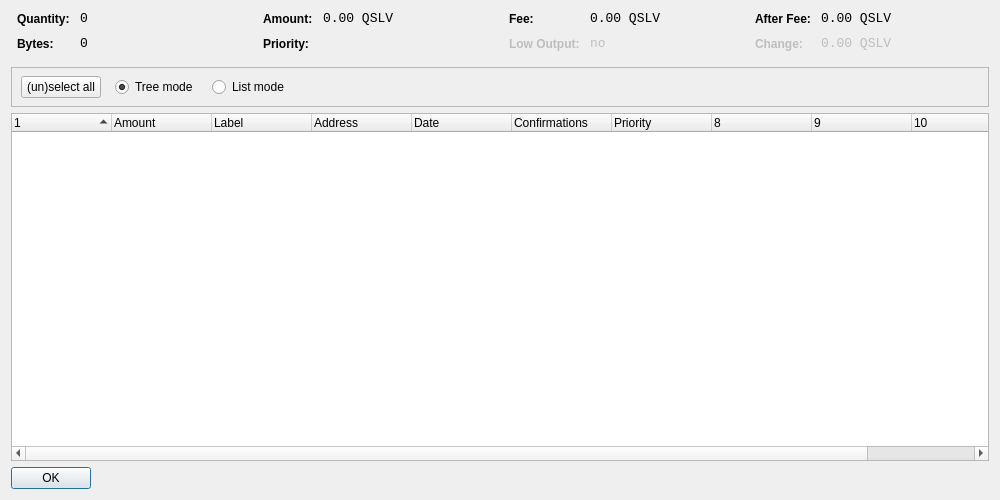
<?xml version="1.0" encoding="UTF-8"?>
<ui version="4.0">
 <class>CoinControlDialog</class>
 <widget class="QDialog" name="CoinControlDialog">
  <property name="geometry">
   <rect>
    <x>0</x>
    <y>0</y>
    <width>1000</width>
    <height>500</height>
   </rect>
  </property>
  <property name="windowTitle">
   <string>Coin Control</string>
  </property>
  <layout class="QVBoxLayout" name="verticalLayout">
   <item>
    <layout class="QHBoxLayout" name="horizontalLayoutTop" stretch="0,0,0,0">
     <property name="topMargin">
      <number>0</number>
     </property>
     <property name="bottomMargin">
      <number>10</number>
     </property>
     <item>
      <layout class="QFormLayout" name="formLayoutCoinControl1">
       <property name="horizontalSpacing">
        <number>10</number>
       </property>
       <property name="verticalSpacing">
        <number>10</number>
       </property>
       <property name="leftMargin">
        <number>6</number>
       </property>
       <property name="rightMargin">
        <number>6</number>
       </property>
       <item row="0" column="0">
        <widget class="QLabel" name="labelCoinControlQuantityText">
         <property name="styleSheet">
          <string notr="true">font-weight:bold;</string>
         </property>
         <property name="text">
          <string>Quantity:</string>
         </property>
        </widget>
       </item>
       <item row="0" column="1">
        <widget class="QLabel" name="labelCoinControlQuantity">
         <property name="font">
          <font>
           <family>Monospace</family>
           <pointsize>10</pointsize>
          </font>
         </property>
         <property name="cursor">
          <cursorShape>IBeamCursor</cursorShape>
         </property>
         <property name="contextMenuPolicy">
          <enum>Qt::ActionsContextMenu</enum>
         </property>
         <property name="text">
          <string notr="true">0</string>
         </property>
         <property name="textInteractionFlags">
          <set>Qt::LinksAccessibleByMouse|Qt::TextSelectableByKeyboard|Qt::TextSelectableByMouse</set>
         </property>
        </widget>
       </item>
       <item row="1" column="0">
        <widget class="QLabel" name="labelCoinControlBytesText">
         <property name="styleSheet">
          <string notr="true">font-weight:bold;</string>
         </property>
         <property name="text">
          <string>Bytes:</string>
         </property>
        </widget>
       </item>
       <item row="1" column="1">
        <widget class="QLabel" name="labelCoinControlBytes">
         <property name="font">
          <font>
           <family>Monospace</family>
           <pointsize>10</pointsize>
          </font>
         </property>
         <property name="cursor">
          <cursorShape>IBeamCursor</cursorShape>
         </property>
         <property name="contextMenuPolicy">
          <enum>Qt::ActionsContextMenu</enum>
         </property>
         <property name="text">
          <string notr="true">0</string>
         </property>
         <property name="textInteractionFlags">
          <set>Qt::LinksAccessibleByMouse|Qt::TextSelectableByKeyboard|Qt::TextSelectableByMouse</set>
         </property>
        </widget>
       </item>
      </layout>
     </item>
     <item>
      <layout class="QFormLayout" name="formLayoutCoinControl2">
       <property name="horizontalSpacing">
        <number>10</number>
       </property>
       <property name="verticalSpacing">
        <number>10</number>
       </property>
       <property name="leftMargin">
        <number>6</number>
       </property>
       <property name="rightMargin">
        <number>6</number>
       </property>
       <item row="0" column="0">
        <widget class="QLabel" name="labelCoinControlAmountText">
         <property name="styleSheet">
          <string notr="true">font-weight:bold;</string>
         </property>
         <property name="text">
          <string>Amount:</string>
         </property>
        </widget>
       </item>
       <item row="0" column="1">
        <widget class="QLabel" name="labelCoinControlAmount">
         <property name="font">
          <font>
           <family>Monospace</family>
           <pointsize>10</pointsize>
          </font>
         </property>
         <property name="cursor">
          <cursorShape>IBeamCursor</cursorShape>
         </property>
         <property name="contextMenuPolicy">
          <enum>Qt::ActionsContextMenu</enum>
         </property>
         <property name="text">
          <string notr="true">0.00 QSLV</string>
         </property>
         <property name="textInteractionFlags">
          <set>Qt::LinksAccessibleByMouse|Qt::TextSelectableByKeyboard|Qt::TextSelectableByMouse</set>
         </property>
        </widget>
       </item>
       <item row="1" column="0">
        <widget class="QLabel" name="labelCoinControlPriorityText">
         <property name="styleSheet">
          <string notr="true">font-weight:bold;</string>
         </property>
         <property name="text">
          <string>Priority:</string>
         </property>
        </widget>
       </item>
       <item row="1" column="1">
        <widget class="QLabel" name="labelCoinControlPriority">
         <property name="font">
          <font>
           <family>Monospace</family>
           <pointsize>10</pointsize>
          </font>
         </property>
         <property name="cursor">
          <cursorShape>IBeamCursor</cursorShape>
         </property>
         <property name="contextMenuPolicy">
          <enum>Qt::ActionsContextMenu</enum>
         </property>
         <property name="text">
          <string/>
         </property>
         <property name="textInteractionFlags">
          <set>Qt::LinksAccessibleByMouse|Qt::TextSelectableByKeyboard|Qt::TextSelectableByMouse</set>
         </property>
        </widget>
       </item>
      </layout>
     </item>
     <item>
      <layout class="QFormLayout" name="formLayoutCoinControl3">
       <property name="horizontalSpacing">
        <number>10</number>
       </property>
       <property name="verticalSpacing">
        <number>10</number>
       </property>
       <property name="leftMargin">
        <number>6</number>
       </property>
       <property name="rightMargin">
        <number>6</number>
       </property>
       <item row="0" column="0">
        <widget class="QLabel" name="labelCoinControlFeeText">
         <property name="styleSheet">
          <string notr="true">font-weight:bold;</string>
         </property>
         <property name="text">
          <string>Fee:</string>
         </property>
        </widget>
       </item>
       <item row="0" column="1">
        <widget class="QLabel" name="labelCoinControlFee">
         <property name="font">
          <font>
           <family>Monospace</family>
           <pointsize>10</pointsize>
          </font>
         </property>
         <property name="cursor">
          <cursorShape>IBeamCursor</cursorShape>
         </property>
         <property name="contextMenuPolicy">
          <enum>Qt::ActionsContextMenu</enum>
         </property>
         <property name="text">
          <string notr="true">0.00 QSLV</string>
         </property>
         <property name="textInteractionFlags">
          <set>Qt::LinksAccessibleByMouse|Qt::TextSelectableByKeyboard|Qt::TextSelectableByMouse</set>
         </property>
        </widget>
       </item>
       <item row="1" column="0">
        <widget class="QLabel" name="labelCoinControlLowOutputText">
         <property name="enabled">
          <bool>false</bool>
         </property>
         <property name="styleSheet">
          <string notr="true">font-weight:bold;</string>
         </property>
         <property name="text">
          <string>Low Output:</string>
         </property>
        </widget>
       </item>
       <item row="1" column="1">
        <widget class="QLabel" name="labelCoinControlLowOutput">
         <property name="enabled">
          <bool>false</bool>
         </property>
         <property name="font">
          <font>
           <family>Monospace</family>
           <pointsize>10</pointsize>
          </font>
         </property>
         <property name="cursor">
          <cursorShape>IBeamCursor</cursorShape>
         </property>
         <property name="contextMenuPolicy">
          <enum>Qt::ActionsContextMenu</enum>
         </property>
         <property name="text">
          <string notr="true">no</string>
         </property>
         <property name="textInteractionFlags">
          <set>Qt::LinksAccessibleByMouse|Qt::TextSelectableByKeyboard|Qt::TextSelectableByMouse</set>
         </property>
        </widget>
       </item>
      </layout>
     </item>
     <item>
      <layout class="QFormLayout" name="formLayoutCoinControl4">
       <property name="horizontalSpacing">
        <number>10</number>
       </property>
       <property name="verticalSpacing">
        <number>10</number>
       </property>
       <property name="leftMargin">
        <number>6</number>
       </property>
       <property name="rightMargin">
        <number>6</number>
       </property>
       <item row="0" column="0">
        <widget class="QLabel" name="labelCoinControlAfterFeeText">
         <property name="styleSheet">
          <string notr="true">font-weight:bold;</string>
         </property>
         <property name="text">
          <string>After Fee:</string>
         </property>
        </widget>
       </item>
       <item row="0" column="1">
        <widget class="QLabel" name="labelCoinControlAfterFee">
         <property name="font">
          <font>
           <family>Monospace</family>
           <pointsize>10</pointsize>
          </font>
         </property>
         <property name="cursor">
          <cursorShape>IBeamCursor</cursorShape>
         </property>
         <property name="contextMenuPolicy">
          <enum>Qt::ActionsContextMenu</enum>
         </property>
         <property name="text">
          <string notr="true">0.00 QSLV</string>
         </property>
         <property name="textInteractionFlags">
          <set>Qt::LinksAccessibleByMouse|Qt::TextSelectableByKeyboard|Qt::TextSelectableByMouse</set>
         </property>
        </widget>
       </item>
       <item row="1" column="0">
        <widget class="QLabel" name="labelCoinControlChangeText">
         <property name="enabled">
          <bool>false</bool>
         </property>
         <property name="styleSheet">
          <string notr="true">font-weight:bold;</string>
         </property>
         <property name="text">
          <string>Change:</string>
         </property>
        </widget>
       </item>
       <item row="1" column="1">
        <widget class="QLabel" name="labelCoinControlChange">
         <property name="enabled">
          <bool>false</bool>
         </property>
         <property name="font">
          <font>
           <family>Monospace</family>
           <pointsize>10</pointsize>
          </font>
         </property>
         <property name="cursor">
          <cursorShape>IBeamCursor</cursorShape>
         </property>
         <property name="contextMenuPolicy">
          <enum>Qt::ActionsContextMenu</enum>
         </property>
         <property name="text">
          <string notr="true">0.00 QSLV</string>
         </property>
         <property name="textInteractionFlags">
          <set>Qt::LinksAccessibleByMouse|Qt::TextSelectableByKeyboard|Qt::TextSelectableByMouse</set>
         </property>
        </widget>
       </item>
      </layout>
     </item>
    </layout>
   </item>
   <item>
    <widget class="QFrame" name="frame">
     <property name="minimumSize">
      <size>
       <width>0</width>
       <height>40</height>
      </size>
     </property>
     <property name="frameShape">
      <enum>QFrame::StyledPanel</enum>
     </property>
     <property name="frameShadow">
      <enum>QFrame::Sunken</enum>
     </property>
     <widget class="QWidget" name="horizontalLayoutWidget">
      <property name="geometry">
       <rect>
        <x>10</x>
        <y>0</y>
        <width>781</width>
        <height>41</height>
       </rect>
      </property>
      <layout class="QHBoxLayout" name="horizontalLayoutPanel" stretch="0,0,0,0,0">
       <property name="spacing">
        <number>14</number>
       </property>
       <item>
        <widget class="QPushButton" name="pushButtonSelectAll">
         <property name="sizePolicy">
          <sizepolicy hsizetype="Maximum" vsizetype="Fixed">
           <horstretch>0</horstretch>
           <verstretch>0</verstretch>
          </sizepolicy>
         </property>
         <property name="text">
          <string>(un)select all</string>
         </property>
        </widget>
       </item>
       <item>
        <widget class="QRadioButton" name="radioTreeMode">
         <property name="sizePolicy">
          <sizepolicy hsizetype="Maximum" vsizetype="Fixed">
           <horstretch>0</horstretch>
           <verstretch>0</verstretch>
          </sizepolicy>
         </property>
         <property name="text">
          <string>Tree mode</string>
         </property>
         <property name="checked">
          <bool>true</bool>
         </property>
        </widget>
       </item>
       <item>
        <widget class="QRadioButton" name="radioListMode">
         <property name="sizePolicy">
          <sizepolicy hsizetype="Maximum" vsizetype="Fixed">
           <horstretch>0</horstretch>
           <verstretch>0</verstretch>
          </sizepolicy>
         </property>
         <property name="text">
          <string>List mode</string>
         </property>
        </widget>
       </item>
       <item>
        <spacer name="horizontalSpacer">
         <property name="orientation">
          <enum>Qt::Horizontal</enum>
         </property>
         <property name="sizeHint" stdset="0">
          <size>
           <width>40</width>
           <height>20</height>
          </size>
         </property>
        </spacer>
       </item>
      </layout>
     </widget>
    </widget>
   </item>
   <item>
    <widget class="CoinControlTreeWidget" name="treeWidget">
     <property name="contextMenuPolicy">
      <enum>Qt::CustomContextMenu</enum>
     </property>
     <property name="sortingEnabled">
      <bool>false</bool>
     </property>
     <property name="columnCount">
      <number>11</number>
     </property>
     <attribute name="headerShowSortIndicator" stdset="0">
      <bool>true</bool>
     </attribute>
     <attribute name="headerStretchLastSection">
      <bool>false</bool>
     </attribute>
     <column>
      <property name="text">
       <string/>
      </property>
     </column>
     <column>
      <property name="text">
       <string>Amount</string>
      </property>
     </column>
     <column>
      <property name="text">
       <string>Label</string>
      </property>
     </column>
     <column>
      <property name="text">
       <string>Address</string>
      </property>
     </column>
     <column>
      <property name="text">
       <string>Date</string>
      </property>
     </column>
     <column>
      <property name="text">
       <string>Confirmations</string>
      </property>
      <property name="toolTip">
       <string>Confirmed</string>
      </property>
     </column>
     <column>
      <property name="text">
       <string>Priority</string>
      </property>
     </column>
     <column>
      <property name="text">
       <string/>
      </property>
     </column>
     <column>
      <property name="text">
       <string/>
      </property>
     </column>
     <column>
      <property name="text">
       <string/>
      </property>
     </column>
     <column>
      <property name="text">
       <string/>
      </property>
     </column>
    </widget>
   </item>
   <item>
    <widget class="QDialogButtonBox" name="buttonBox">
     <property name="sizePolicy">
      <sizepolicy hsizetype="Maximum" vsizetype="Fixed">
       <horstretch>0</horstretch>
       <verstretch>0</verstretch>
      </sizepolicy>
     </property>
     <property name="orientation">
      <enum>Qt::Horizontal</enum>
     </property>
     <property name="standardButtons">
      <set>QDialogButtonBox::Ok</set>
     </property>
    </widget>
   </item>
  </layout>
 </widget>
 <customwidgets>
  <customwidget>
   <class>CoinControlTreeWidget</class>
   <extends>QTreeWidget</extends>
   <header>coincontroltreewidget.h</header>
  </customwidget>
 </customwidgets>
 <resources/>
 <connections/>
</ui>
